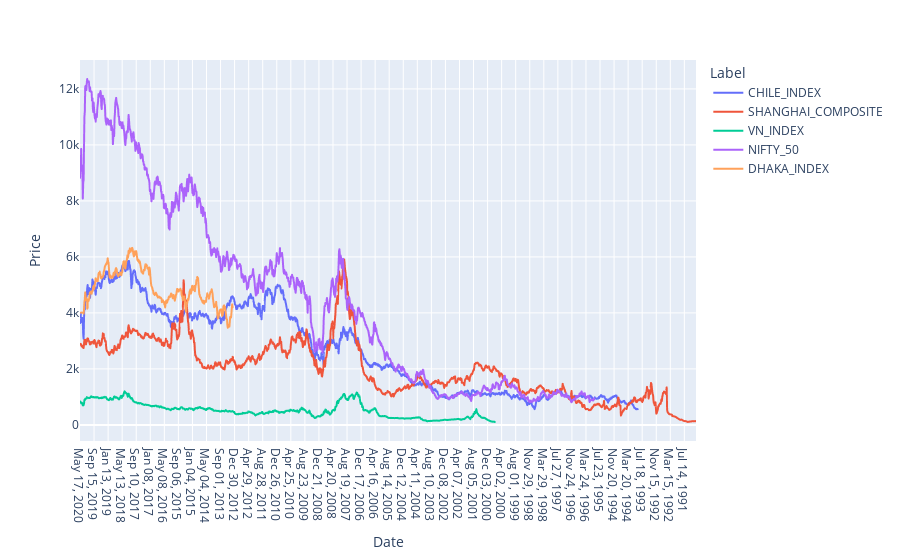

Notebook cell for this chart:
### Code cell
fig_line = px.line(df, x='Date', y='Price', color='Label')
fig_line.show()

### Figure 1 — Plotly figure (JSON) as saved in the notebook; plotly's stock layout.template omitted (floating-point values rounded to 4 significant figures; data arrays with more than 128 entries replaced by an {"elided": "..."} marker saying what was removed)
{"data": [{"hovertemplate": "Label=CHILE_INDEX<br>Date=%{x}<br>Price=%{y}<extra></extra>", "legendgroup": "CHILE_INDEX", "line": {"color": "#636efa", "dash": "solid"}, "mode": "lines", "name": "CHILE_INDEX", "showlegend": true, "type": "scattergl", "x": {"elided": "1390 str values"}, "xaxis": "x", "y": {"elided": "1390 str values"}, "yaxis": "y"}, {"hovertemplate": "Label=SHANGHAI_COMPOSITE<br>Date=%{x}<br>Price=%{y}<extra></extra>", "legendgroup": "SHANGHAI_COMPOSITE", "line": {"color": "#EF553B", "dash": "solid"}, "mode": "lines", "name": "SHANGHAI_COMPOSITE", "showlegend": true, "type": "scattergl", "x": {"elided": "1491 str values"}, "xaxis": "x", "y": {"elided": "1491 str values"}, "yaxis": "y"}, {"hovertemplate": "Label=VN_INDEX<br>Date=%{x}<br>Price=%{y}<extra></extra>", "legendgroup": "VN_INDEX", "line": {"color": "#00cc96", "dash": "solid"}, "mode": "lines", "name": "VN_INDEX", "showlegend": true, "type": "scattergl", "x": {"elided": "1020 str values"}, "xaxis": "x", "y": {"elided": "1020 str values"}, "yaxis": "y"}, {"hovertemplate": "Label=NIFTY_50<br>Date=%{x}<br>Price=%{y}<extra></extra>", "legendgroup": "NIFTY_50", "line": {"color": "#ab63fa", "dash": "solid"}, "mode": "lines", "name": "NIFTY_50", "showlegend": true, "type": "scattergl", "x": {"elided": "1281 str values"}, "xaxis": "x", "y": {"elided": "1281 str values"}, "yaxis": "y"}, {"hovertemplate": "Label=DHAKA_INDEX<br>Date=%{x}<br>Price=%{y}<extra></extra>", "legendgroup": "DHAKA_INDEX", "line": {"color": "#FFA15A", "dash": "solid"}, "mode": "lines", "name": "DHAKA_INDEX", "showlegend": true, "type": "scattergl", "x": {"elided": "373 str values"}, "xaxis": "x", "y": {"elided": "373 str values"}, "yaxis": "y"}], "layout": {"autosize": true, "legend": {"title": {"text": "Label"}, "tracegroupgap": 0}, "margin": {"t": 60}, "xaxis": {"anchor": "y", "autorange": true, "domain": [0, 1], "range": [0, 1534], "title": {"text": "Date"}, "type": "category"}, "yaxis": {"anchor": "x", "autorange": true, "domain": [0, 1], "range": [-575.2, 13030.0], "title": {"text": "Price"}, "type": "linear"}}}
